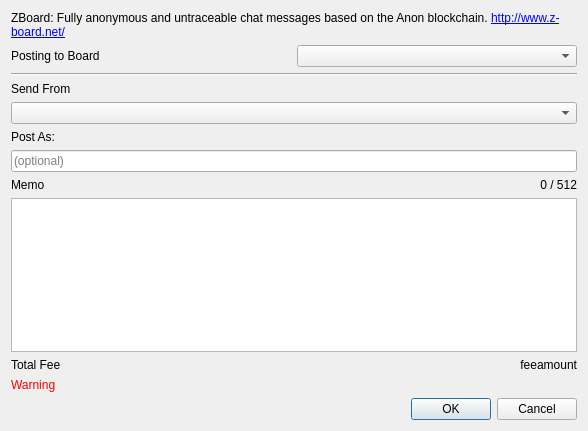
<?xml version="1.0" encoding="UTF-8"?>
<ui version="4.0">
 <class>zboard</class>
 <widget class="QDialog" name="zboard">
  <property name="geometry">
   <rect>
    <x>0</x>
    <y>0</y>
    <width>588</width>
    <height>431</height>
   </rect>
  </property>
  <property name="windowTitle">
   <string>Post to z-board.net</string>
  </property>
  <layout class="QGridLayout" name="gridLayout">
   <item row="14" column="0">
    <widget class="QLabel" name="label_4">
     <property name="text">
      <string>Total Fee</string>
     </property>
    </widget>
   </item>
   <item row="14" column="1">
    <widget class="QLabel" name="feeAmount">
     <property name="text">
      <string notr="true">feeamount</string>
     </property>
     <property name="alignment">
      <set>Qt::AlignRight|Qt::AlignTrailing|Qt::AlignVCenter</set>
     </property>
    </widget>
   </item>
   <item row="12" column="1">
    <widget class="QLabel" name="memoSize">
     <property name="text">
      <string notr="true">0 / 512</string>
     </property>
     <property name="alignment">
      <set>Qt::AlignRight|Qt::AlignTrailing|Qt::AlignVCenter</set>
     </property>
    </widget>
   </item>
   <item row="16" column="0" colspan="2">
    <widget class="QDialogButtonBox" name="buttonBox">
     <property name="orientation">
      <enum>Qt::Horizontal</enum>
     </property>
     <property name="standardButtons">
      <set>QDialogButtonBox::Cancel|QDialogButtonBox::Ok</set>
     </property>
    </widget>
   </item>
   <item row="12" column="0">
    <widget class="QLabel" name="label">
     <property name="text">
      <string>Memo</string>
     </property>
    </widget>
   </item>
   <item row="11" column="0" colspan="2">
    <widget class="QLineEdit" name="postAs">
     <property name="placeholderText">
      <string>(optional)</string>
     </property>
    </widget>
   </item>
   <item row="5" column="0">
    <widget class="QLabel" name="label_5">
     <property name="text">
      <string>Send From</string>
     </property>
    </widget>
   </item>
   <item row="10" column="0">
    <widget class="QLabel" name="label_3">
     <property name="text">
      <string>Post As:</string>
     </property>
    </widget>
   </item>
   <item row="0" column="0" colspan="2">
    <widget class="QLabel" name="label_2">
     <property name="text">
      <string>&lt;html&gt;&lt;head/&gt;&lt;body&gt;&lt;p&gt;ZBoard: Fully anonymous and untraceable chat messages based on the Anon blockchain. &lt;a href=&quot;http://www.z-board.net/&quot;&gt;&lt;span style=&quot; text-decoration: underline; color:#0000ff;&quot;&gt;http://www.z-board.net/&lt;/span&gt;&lt;/a&gt;&lt;/p&gt;&lt;/body&gt;&lt;/html&gt;</string>
     </property>
     <property name="wordWrap">
      <bool>true</bool>
     </property>
     <property name="openExternalLinks">
      <bool>true</bool>
     </property>
    </widget>
   </item>
   <item row="13" column="0" colspan="2">
    <widget class="QPlainTextEdit" name="memoTxt"/>
   </item>
   <item row="6" column="0" colspan="2">
    <widget class="QComboBox" name="fromAddr"/>
   </item>
   <item row="15" column="0">
    <widget class="QLabel" name="testnetWarning">
     <property name="styleSheet">
      <string notr="true">color:red;</string>
     </property>
     <property name="text">
      <string>Warning</string>
     </property>
    </widget>
   </item>
   <item row="4" column="0" colspan="2">
    <widget class="Line" name="line_2">
     <property name="orientation">
      <enum>Qt::Horizontal</enum>
     </property>
    </widget>
   </item>
   <item row="1" column="1">
    <widget class="QComboBox" name="topicsList"/>
   </item>
   <item row="1" column="0">
    <widget class="QLabel" name="label_6">
     <property name="text">
      <string>Posting to Board</string>
     </property>
    </widget>
   </item>
  </layout>
 </widget>
 <tabstops>
  <tabstop>fromAddr</tabstop>
  <tabstop>postAs</tabstop>
  <tabstop>memoTxt</tabstop>
 </tabstops>
 <resources/>
 <connections>
  <connection>
   <sender>buttonBox</sender>
   <signal>accepted()</signal>
   <receiver>zboard</receiver>
   <slot>accept()</slot>
   <hints>
    <hint type="sourcelabel">
     <x>248</x>
     <y>254</y>
    </hint>
    <hint type="destinationlabel">
     <x>157</x>
     <y>274</y>
    </hint>
   </hints>
  </connection>
  <connection>
   <sender>buttonBox</sender>
   <signal>rejected()</signal>
   <receiver>zboard</receiver>
   <slot>reject()</slot>
   <hints>
    <hint type="sourcelabel">
     <x>316</x>
     <y>260</y>
    </hint>
    <hint type="destinationlabel">
     <x>286</x>
     <y>274</y>
    </hint>
   </hints>
  </connection>
 </connections>
</ui>
